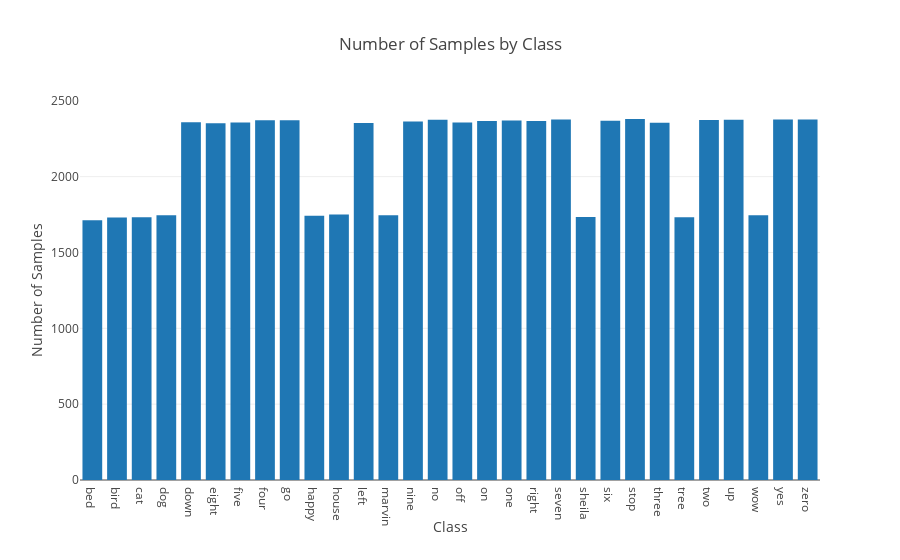

The notebook cell this image was saved under:
### Markdown cell above
There are a total of {{'{:,.0f}'.format(len(df_sc))}} samples in the training set. Here is a look at the number of training samples by class. It looks like they are reasonably evenly distributed.

### Code cell
def samples_hist(x, title):
    layout = go.Layout(
        title=title,
        xaxis=dict(
            title='Class'
        ),
        yaxis=dict(
            title='Number of Samples'
        )
    )
    fig = go.Figure(data=[go.Histogram(x=x)], layout=layout)
    iplot(fig)
samples_hist(sorted(df['train_all'].class_name), 'Number of Samples by Class')

### Figure 1 — Plotly figure (JSON) as saved in the notebook; plotly's stock layout.template omitted (floating-point values rounded to 4 significant figures; data arrays with more than 128 entries replaced by an {"elided": "..."} marker saying what was removed)
{"data": [{"type": "histogram", "x": {"elided": "64721 str values"}}], "layout": {"title": "Number of Samples by Class", "xaxis": {"title": "Class"}, "yaxis": {"title": "Number of Samples"}}}
